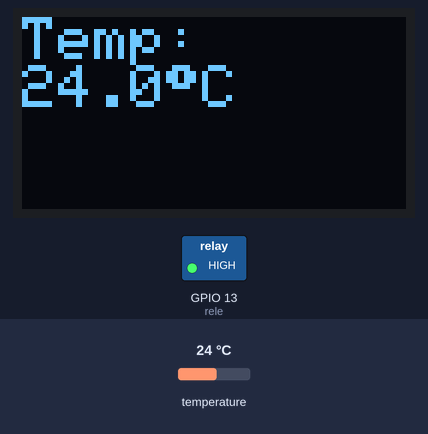
A sketch run on a simulated ESP8266 (NodeMCU). Shown: 128×64 one-colour display, switched loads named in the sketch (green lamp = pin HIGH). The test bench sets the inputs (shaded band); at power-on: temperature 24 °C. What the sketch prints to the serial monitor is not drawn.

Above: at 1.4 s.
1.5 s: temperature set to 12 °C
At 3.3 s:
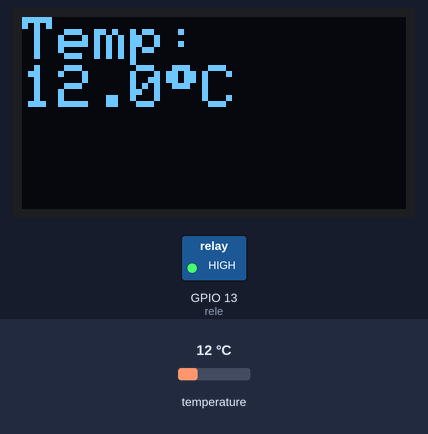
3.6 s: temperature set to 19 °C
At 5.8 s:
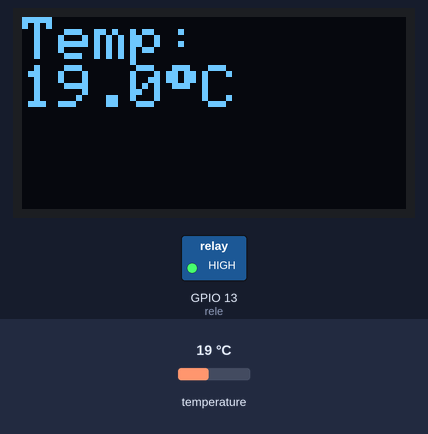
6.2 s: temperature set to 28 °C
At 8.2 s:
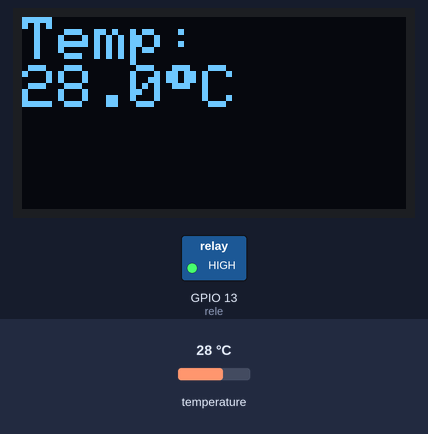
Timing chart, 0 to 9.7 s (numbered marks = the images above; inputs shaded):
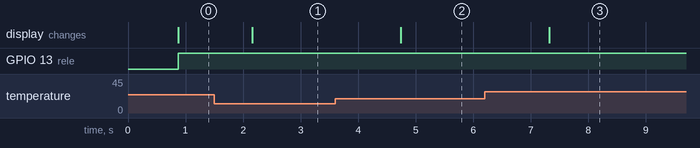

Measured:
- after the input at 1.5 s, the display: changes after 0.66 s (image 1)
- after the input at 3.6 s, the display: changes after 1.1 s (image 2)
- after the input at 6.2 s, the display: changes after 1.1 s (image 3)

The sketch:

smart_freezer.ino
```cpp
#include <ArduinoOTA.h>

#include <gfxfont.h>
#include <Adafruit_SPITFT_Macros.h>
#include <Adafruit_SPITFT.h>
#include <Adafruit_GFX.h>


#include <Wire.h>
#include <OneWire.h>
#include <DallasTemperature.h>
#include <Adafruit_SSD1306.h>
//#include <splash.h>

#define ONE_WIRE_BUS 14                // DS18B20 data wire is connected to input 14
#define OLED_RESET 4                  // Adafruit needs this but we don't use for I2C

DeviceAddress thermometerAddress;     // custom array type to hold 64 bit device address

OneWire oneWire(ONE_WIRE_BUS);        // create a oneWire instance to communicate with temperature IC
DallasTemperature tempSensor(&oneWire);    // pass the oneWire reference to Dallas Temperature

Adafruit_SSD1306 display(OLED_RESET); // create a display instance

int rele = 13;
int tempMax = -18;
int tempMin = -24;

void setup() {

  pinMode(rele, OUTPUT);     // Initialize the FAN pin as an output
  digitalWrite(rele, LOW);

  Serial.begin(9600);

  display.begin(SSD1306_SWITCHCAPVCC, 0x3C);  // initialize with the I2C address of the display
  display.clearDisplay();                     // clear the display buffer
  display.display();                          // update display

  Serial.println("DS18B20 Temperature IC Test");
  Serial.println("Locating devices...");
  tempSensor.begin();                         // initialize the temp sensor

  if (!tempSensor.getAddress(thermometerAddress, 0))
    Serial.println("Unable to find Device.");
  else {
    Serial.print("Device 0 Address: ");
    printAddress(thermometerAddress);
    Serial.println();
  }
  // tempSensor.setResolution(thermometerAddress, 11);      // set the temperature resolution (9-12)
}

float actualTemp = 0;
bool enfriar = true;
int estable = 0;

void loop() {

  tempSensor.requestTemperatures();
  actualTemp = tempSensor.getTempC(thermometerAddress);
  displayTemp(actualTemp);  // show temperature on OLED display
  if (enfriar){
    digitalWrite(rele, HIGH);   // Turn the FAN on (Note that LOW is the voltage level
    if (actualTemp < -24.00 )// si temp es menor a 24, enfriar = false
      enfriar = false;
  }
  else { // si no enfriar,
    digitalWrite(rele, LOW);
    if (actualTemp > -18.00)// si supera la temp máxima, enfriar = true
      enfriar = true;
  }
  delay(500);
}

void displayTemp(float temperatureReading) {             // temperature comes in as a float with 2 decimal places

  // set up OLED text size and print the temperature data
  display.clearDisplay();
  display.setTextSize(2);
  display.setTextColor(WHITE);
  display.setCursor(0, 0);
  display.println("Temp:");

  // show temperature °C
  display.print(temperatureReading, 1);  // rounded to 1 decimal place
  display.print((char)247);              // degree symbol
  display.println("C");
  Serial.print(temperatureReading);      // serial debug output
  Serial.print("°");
  Serial.print("C  ");
  if (enfriar){
    Serial.println(" enfriar");
  }
  else {
    Serial.println(" detenido");
  }
  display.display();                    // update the OLED display with all the new tex
}

// print device address from the address array
void printAddress(DeviceAddress deviceAddress)
{
  for (uint8_t i = 0; i < 8; i++)
  {
    if (deviceAddress[i] < 16) Serial.print("0");
    Serial.print(deviceAddress[i], HEX);
  }
}
```
